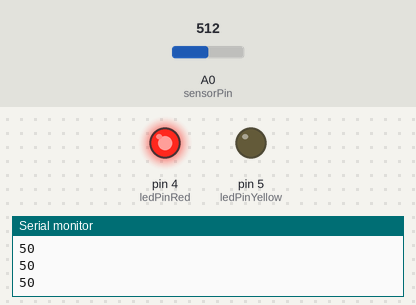
Bench run of a sketch on a simulated Arduino Uno, built with avr-gcc and run on an emulated ATmega328P. On the bench: output pins drawn as LEDs (lit = HIGH), the last lines printed to the serial monitor. The test bench sets the inputs (shaded band); at power-on: A0 (sensorPin) = 512.

Above: at 1.2 s.
1.3 s: A0 (sensorPin) set to 767
2.8 s: A0 (sensorPin) set to 787
At 3.5 s:
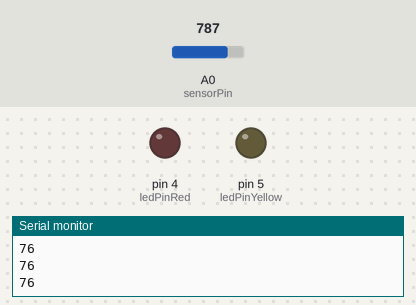
4.4 s: A0 (sensorPin) set to 122
At 4.9 s:
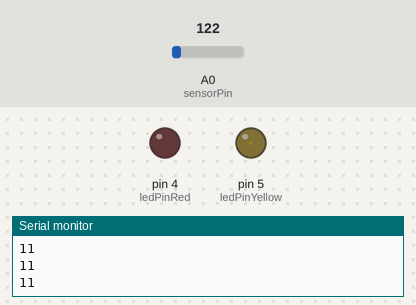
6.0 s: A0 (sensorPin) set to 254
7.5 s: A0 (sensorPin) set to 276
At 8.8 s:
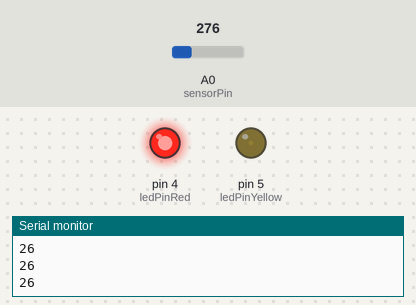
Timing chart, 0 to 10.1 s (numbered marks = the images above; inputs shaded):
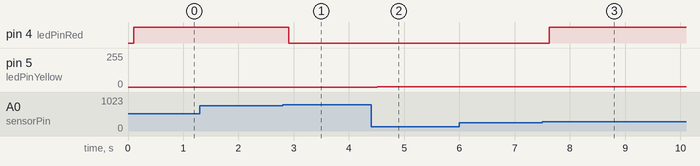

Measured:
- the behaviour switches between 777 and 778 on A0 (sensorPin) (found by bisection; images 0 and 1)
- the behaviour switches between 265 and 266 on A0 (sensorPin) (found by bisection; images 2 and 3)
- after the input at 2.8 s, pin 4 (ledPinRed): HIGH → LOW after 0.11 s
- after the input at 4.4 s, pin 5 (ledPinYellow): 0/255 → 1/255 after 0.11 s
- after the input at 7.5 s, pin 4 (ledPinRed): LOW → HIGH after 0.12 s

The sketch:

dial_switch_lights_other.ino
```cpp
const int ledPinYellow = 5; //digital input yellow LED is connected to
const int ledPinRed = 4; //digital input red LED is connected to
const int sensorPin = 0; //analog input for potentiometer

void setup(){
  Serial.begin (9600);
  pinMode(ledPinYellow, OUTPUT);
  pinMode(ledPinRed, OUTPUT);
  pinMode(sensorPin, INPUT);
}

void loop(){
  int val;
  int percent;
  val = analogRead(sensorPin);

  percent = map(val,0,1023,0,100);
  //digitalWrite(ledPin, HIGH);
  delay(percent);
  //digitalWrite(ledPin, LOW);
  delay(100 - percent);

  if (percent <= 25){
    analogWrite(ledPinYellow, HIGH);
    //delay(percent);
  }else if (percent <= 75){
    digitalWrite(ledPinRed, HIGH);
   // delay(100-percent);
  }else{
    analogWrite(ledPinYellow, LOW);
    digitalWrite(ledPinRed, LOW);

  }
  Serial.println(percent);
}
```
